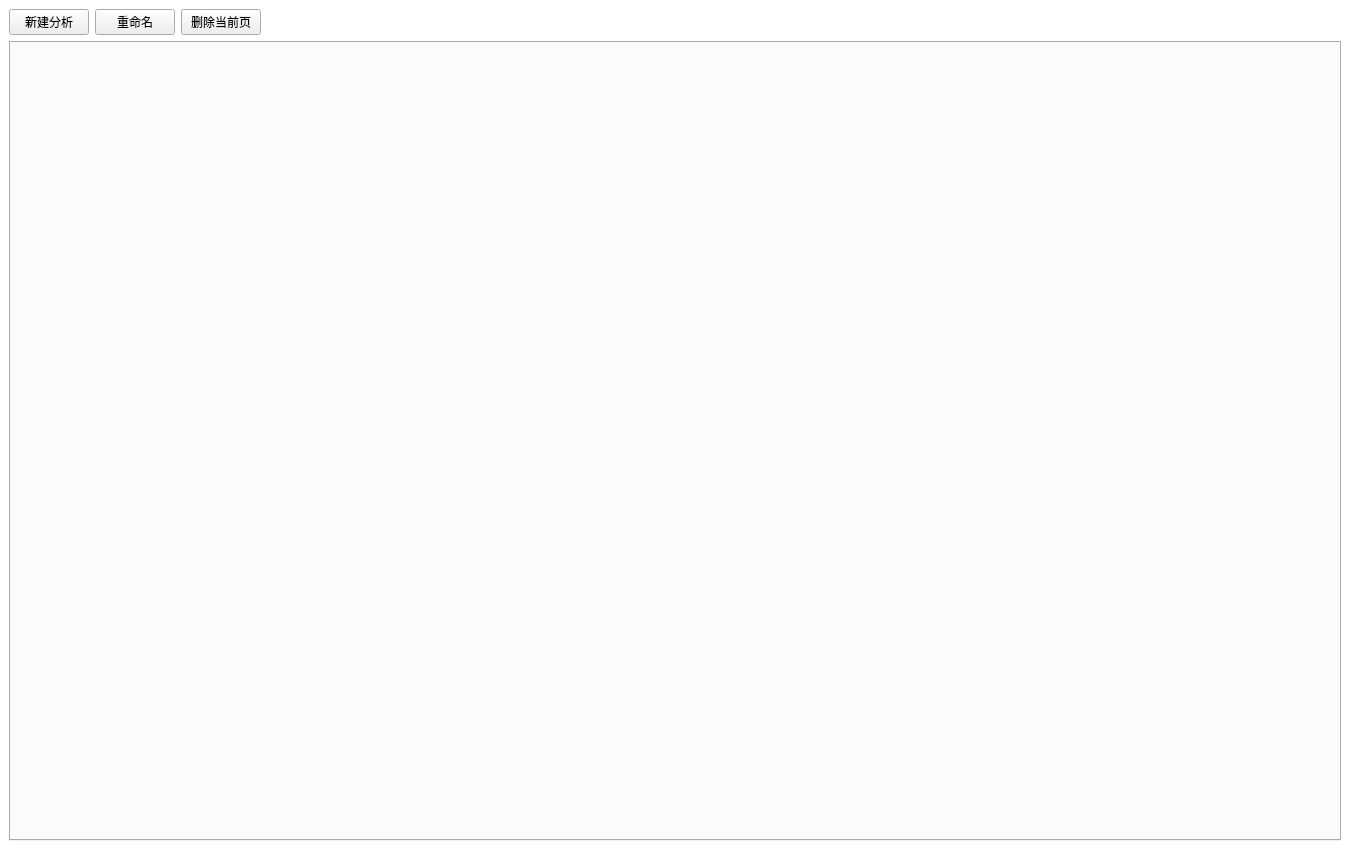
<?xml version="1.0" encoding="UTF-8"?>
<ui version="4.0">
 <class>WT_MultidataFittingPage</class>
 <widget class="QWidget" name="WT_MultidataFittingPage">
  <property name="geometry">
   <rect>
    <x>0</x>
    <y>0</y>
    <width>1350</width>
    <height>850</height>
   </rect>
  </property>
  <property name="windowTitle">
   <string>多数据拟合多标签管理</string>
  </property>
  <property name="styleSheet">
   <string notr="true">
#WT_MultidataFittingPage {
    background-color: #ffffff;
}
#horizontalLayoutTop QPushButton {
    color: #333333;
}
QTabBar::tab {
    color: #333333;
}
   </string>
  </property>
  <layout class="QVBoxLayout" name="verticalLayout">
   <property name="spacing"><number>6</number></property>
   <property name="leftMargin"><number>9</number></property>
   <property name="topMargin"><number>9</number></property>
   <property name="rightMargin"><number>9</number></property>
   <property name="bottomMargin"><number>9</number></property>
   <item>
    <layout class="QHBoxLayout" name="horizontalLayoutTop">
     <item>
      <widget class="QPushButton" name="btnNew">
       <property name="text"><string>新建分析</string></property>
      </widget>
     </item>
     <item>
      <widget class="QPushButton" name="btnRename">
       <property name="text"><string>重命名</string></property>
      </widget>
     </item>
     <item>
      <widget class="QPushButton" name="btnDelete">
       <property name="text"><string>删除当前页</string></property>
      </widget>
     </item>
     <item>
      <spacer name="horizontalSpacer">
       <property name="orientation"><enum>Qt::Orientation::Horizontal</enum></property>
       <property name="sizeHint" stdset="0">
        <size><width>40</width><height>20</height></size>
       </property>
      </spacer>
     </item>
    </layout>
   </item>
   <item>
    <widget class="QTabWidget" name="tabWidget">
     <property name="currentIndex"><number>-1</number></property>
    </widget>
   </item>
  </layout>
 </widget>
 <resources/>
 <connections/>
</ui>
